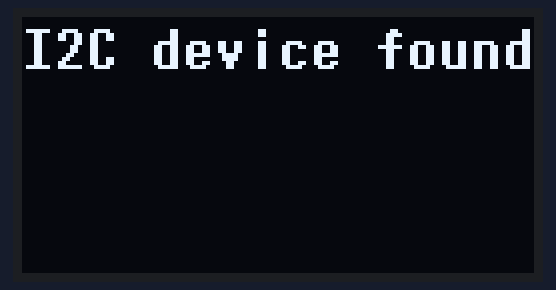
This sketch was run on a simulated Arduino Uno, built with avr-gcc and run on an emulated ATmega328P. On the bench: 128×64 one-colour display. What the sketch prints to the serial monitor is not drawn.

Above: at 0.53 s.
At 31.7 s:
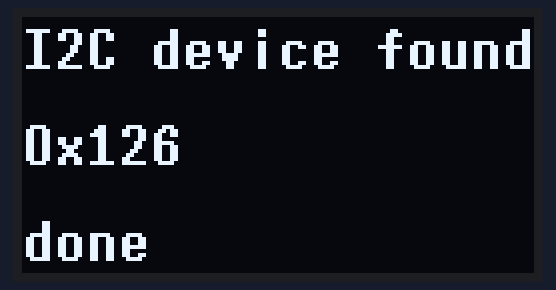

Measured:
- what the display in image 1 shows lasts 5.0 s, from 31.7 s to 36.7 s

The sketch:

4_3I2C_Scanning.ino
```cpp
#include <Wire.h>
#include <U8x8lib.h>//Comes from U8g2
#ifdef U8X8_HAVE_HW_SPI
#include <SPI.h>
#endif
#define REPORTING_PERIOD_MS     1000
U8X8_SH1106_128X64_NONAME_HW_I2C u8x8(/* reset=*/ U8X8_PIN_NONE);

void setup()
{
  Wire.begin(); // Wire communication begin
  Serial.begin(9600); // The baudrate of Serial monitor is set in 9600
  while (!Serial); // Waiting for Serial Monitor
  Serial.println("\nI2C Scanner");

  u8x8.begin();
  u8x8.setPowerSave(0);
  u8x8.clearDisplay();
  u8x8.setFont(u8x8_font_7x14B_1x2_f);
  Serial.print("Initializing pulse oximeter..");

}
void loop()
{
  byte error, address; //variable for error and I2C address
  int nDevices;
  Serial.println("Scanning...");
  nDevices = 0;
  for (address = 1; address < 127; address++ )
  {
    // The i2c_scanner uses the return value of the Write.endTransmisstion to see if
    // a device did acknowledge to the address.
    Wire.beginTransmission(address);
    error = Wire.endTransmission();
    if (error == 0)
    {
      Serial.print("I2C device found at address");
      if (address < 16)
        Serial.print("0");
      Serial.print(address, HEX);
      Serial.println("  !");
      nDevices++;
      u8x8.clearDisplay();
      u8x8.drawString(0,0,"I2C device found at address");
      u8x8.drawString(0,3,"0x");
      u8x8.setCursor(2,3);
      u8x8.print(address);
    }
    else if (error == 4)
    {
      Serial.print("Unknown error at address 0x");
      if (address < 16)
        Serial.print("0");
      Serial.println(address, HEX);
      u8x8.clearDisplay();
      u8x8.drawString(0,0,"Unknown error at address");
      u8x8.drawString(0,3,"0x");
      u8x8.setCursor(2,3);
      u8x8.print(address);

    }
  }
  if (nDevices == 0)
  {
    Serial.println("No I2C devices found\n");
    u8x8.drawString(0,6,"No I2C");
  }
  else
  {
    Serial.println("done\n");
    u8x8.drawString(0,6,"done");
  }

  delay(5000); // wait 5 seconds for the next I2C scan
}
```
